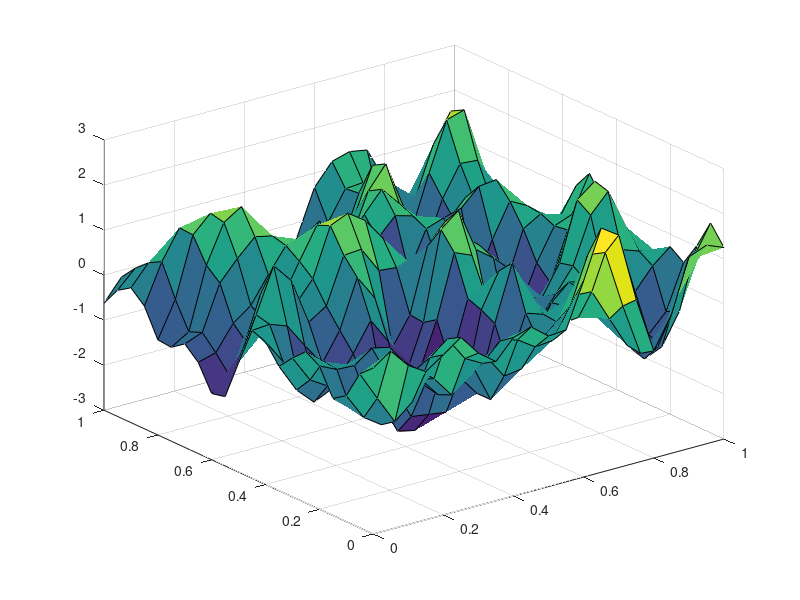

Source code (MATLAB):
close all;
clear all;
clc;

% choose a kernel (covariance function)
kernel = 3;
switch kernel
    case 1; k = @(x,y) 1*x'*y;
    case 2; k = @(x,y) 1*min(x,y);
    case 3; k = @(x,y) exp(-100*(x-y)'*(x-y));
    case 4; k = @(x,y) exp(-1*sqrt((x-y)'*(x-y)));
    case 5; k = @(x,y) exp(-1*sin(5*pi*(x-y)));
    case 6; k = @(x,y) exp(-100*min(abs(x-y),abs(x+y)));
end

% choose points at which to sample
points = (0:0.05:1)';
[U,V] = meshgrid(points,points);
x = [U(:) V(:)]';
n = size(x,2);

% construct the covariance matrix
C = zeros(n,n);
for ii = 1:n
    for jj = 1:n
        C(ii,jj) = k(x(:,ii),x(:,jj));
    end
end

%sample from the Guassian process at these points
u = randn(n,1);     %sample u ~ N(0, I)
[A,S,B] = svd(C);   %factor C = ASB'
z = A*sqrt(S)*u;    %z = AS^.5u ~ N

%plot
figure(2);clf;
Z = reshape(z, sqrt(n), sqrt(n));
surf(U,V,Z);
